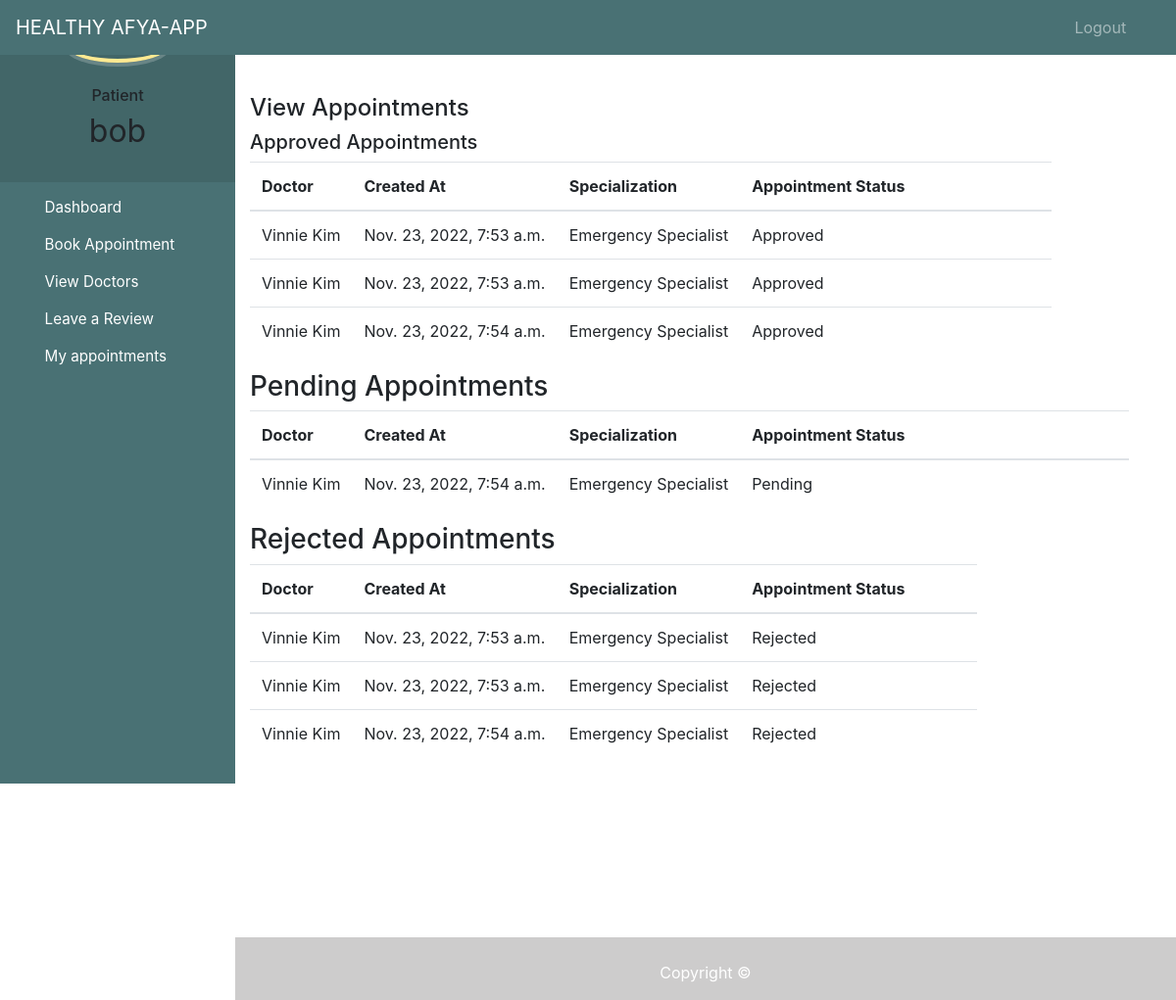
Screenshot of /view_all_appointments/ (signed in) with the database file from the repository.
### bookingapp/models.py (models this page shows, shortened)
class Appointment(models.Model):
    PENDING = 'Pending'
    APPROVED = 'Approved'
    REJECTED = 'Rejected'
    COMPLETED = 'Completed'
    CANCELLED = 'Cancelled'
    STATUS_CHOICES = [
        (PENDING, 'Pending'),
        (APPROVED, 'Approved'),
        (REJECTED, 'Rejected'),
        (COMPLETED, 'Completed'),
        (CANCELLED, 'Cancelled'),
    ]
    created_at = models.DateTimeField(auto_now_add=True)
    symptoms = models.TextField(null=True)
    appointment_date = models.DateField(null=True)
    status = models.CharField(max_length=255, choices=STATUS_CHOICES, default=PENDING)
    doctor = models.ForeignKey(Doctor, on_delete=models.CASCADE, related_name='doctor_info')
    user = models.ForeignKey(User, on_delete=models.CASCADE, related_name = 'user_info')

class Doctor(models.Model):
    CARD ='Cardiologist'
    DERMA = 'Dermatologist'
    EMERGE =  'Emergency Specialist'
    ALLERGY = 'Allergy Specialist'
    ANAE = 'Anesthesiologist'
    COLON = 'COlon and Rectal Surgeon'
    NORMAL = 'Consultant'
    SPECIALIZATION_CHOICES = [
        (CARD, 'Cardiologist'),
        (DERMA, 'Dermatologist'),
        (EMERGE, 'Emergency Specialist'),
        (ALLERGY, 'Allergy Specialist'),
        (ANAE, 'Anesthesiologist'),
        (COLON, 'COlon and Rectal Surgeon'),
        (NORMAL, 'Consultant'),
    ]
    user = models.OneToOneField(User, on_delete=models.CASCADE, related_name='doctor', null=True)
    age = models.IntegerField(null=True)
    phone = models.CharField(max_length=255)
    county = models.ForeignKey(County, on_delete=models.CASCADE, null=True)
    specialization = models.CharField(max_length=50,choices=SPECIALIZATION_CHOICES , null=True)
    biography = models.TextField(null=True, default='-')
    birth_date = models.DateField(null=True, blank=True)
    has_schedule = models.BooleanField(default=False)
    last_update = models.DateTimeField(auto_now = True)
    created_at = models.DateTimeField(auto_now_add = True)

### bookingapp/views.py (the view)
# urls.py: path('view_all_appointments/', views.view_all_appointments, name='view-_all-appointments'),
@login_required(login_url='/members/login_user/')
def view_all_appointments(request):
    user_status = User.objects.get(pk =request.user.pk)
    pending_appointments = Appointment.objects.filter(user=user_status , status='Pending')
    approved_appointments = Appointment.objects.filter(user=user_status , status='Approved')
    rejected_appointments = Appointment.objects.filter(user=user_status , status='Rejected')
    context = {
        'pending_appointments': pending_appointments,
        'approved_appointments': approved_appointments,
        'rejected_appointments': rejected_appointments,
        }
    return render(request, 'patient/view_all_appointments.html', context=context)

### bookingapp/templates/patient/view_all_appointments.html (shortened to what this page needs)
{% extends 'patient/dashboard.html' %}
{% block content %}
<!DOCTYPE html>
<html lang="en">
<head>
</head>
<body>
    <br>
<section class="page--section">
    <div class="container">
        <h4 class="page--header">View Appointments</h4>
    </div>
    <div class="container table">
        <h5 class="table--titles">Approved Appointments</h5>
        <table class="t--style">
            <thead>
                <tr>
                    <th>Doctor</th>
                    <th>Created At</th>
                    <th>Specialization</th>
                    <th>Appointment Status</th>
                    <th> </th>
                    <th> </th>
                </tr>
            </thead>
            <tbody>
                {% for appointments in approved_appointments %}
                <tr>
                    <td class="td-normal">{{appointments.doctor.user.first_name}} {{appointments.doctor.user.last_name}}</td>
                    <td class="td-normal">{{appointments.created_at}}</td>
                    <td class="td-normal">{{appointments.doctor.specialization}}</td>
                    <td class="td-normal">{{appointments.status}}</td>
                    <td class="link-align"><a href="" class="btn--full">View</a></td>
                    <td class="link-align"><a href="" class="btn--cancel">Cancel</a></td>
                </tr>
                {% endfor %}
            </tbody>
        </table>
    </div>
    <div class="container table">
        <h3 class="table--titles">Pending Appointments</h3>
        <table class="t--style">
            <thead>
                <tr>
                    <th>Doctor</th>
                    <th>Created At</th>
                    <th>Specialization</th>
                    <th>Appointment Status</th>
                    <th> </th>
                    <th> </th>
                    <th> </th>
                </tr>
            </thead>
            <tbody>
                {% for appointments in pending_appointments %}
                <tr>
                    <td class="td-normal">{{appointments.doctor.user.first_name}} {{appointments.doctor.user.last_name}}</td>
                    <td class="td-normal">{{appointments.created_at}}</td>
                    <td class="td-normal">{{appointments.doctor.specialization}}</td>
                    <td class="td-normal">{{appointments.status}}</td>
                    <td class="link-align"><a href="" class="btn--full">View</a></td>
                    <td class="link-align"><a href="" class="btn--update">Update</a></td>
                    <td class="link-align"><a href="" class="btn--cancel">Cancel</a></td>
                </tr>
                {% endfor %}
            </tbody>
        </table>
    </div>
    <div class="container table">
        <h3 class="table--titles">Rejected Appointments</h3>
        <table class="t--style">
            <thead>
                <tr>
                    <th>Doctor</th>
                    <th>Created At</th>
                    <th>Specialization</th>
                    <th>Appointment Status</th>
                    <th> </th>
                </tr>
            </thead>
            <tbody>
                {% for appointments in rejected_appointments %}
                <tr>
                    <td class="td-normal">{{appointments.doctor.user.first_name}} {{appointments.doctor.user.last_name}}</td>
                    <td class="td-normal">{{appointments.created_at}}</td>
                    <td class="td-normal">{{appointments.doctor.specialization}}</td>
                    <td class="td-normal">{{appointments.status}}</td>
                    <td class="link-align"><a href="" class="btn--full">View</a></td>
                </tr>
                {% endfor %}
            </tbody>
        </table>
    </div>
</section>
</body>
</html>
{% endblock %}

### bookingapp/templates/patient/dashboard.html (shortened to what this page needs)
<!DOCTYPE html>
{% load static %}
<html lang="en">
<head>
  <link rel="stylesheet" href="https://stackpath.bootstrapcdn.com/bootstrap/4.3.1/css/bootstrap.min.css">
  <link rel="stylesheet" href="https://maxcdn.bootstrapcdn.com/font-awesome/4.7.0/css/font-awesome.min.css">
</head>
<body>
  <nav class="menu" tabindex="0">
    <header class="avatar">
      <br><br>
      <h6>Patient</h6>
      <h2>{{request.user.first_name}}</h2>
    </header>
    <ul>
      <li tabindex="0" class="icon-dashboard"> <a style="color:white; text-decoration:none;" href="{% url 'dashboard-content' %}"><span>Dashboard</span></a> </li>
      <li tabindex="0" class="icon-calendar"> <a style="color:white; text-decoration:none;" href="{% url 'book-appointment' %}"><span>Book Appointment</span></a></li>
      <li tabindex="0" class="icon-calendar"> <a style="color:white; text-decoration:none;" href="{% url 'all-doctors' %}"><span>View Doctors</span></a></li>
      <li tabindex="0" class="icon-calendar"> <a style="color:white; text-decoration:none;" href="{% url 'patient-reviews' %}"><span>Leave a Review</span></a></li>
      <li tabindex="0" class="icon-users"> <a style="color:white; text-decoration:none;" href="{% url 'view-_all-appointments' %} "><span>My appointments</span></a></li>
    </ul>
  </nav>
  <main>
    <div class="bs-example">
      <nav class="navbar navbar-expand-md  navbar-dark fixed-top" style="background:#497174;">
        <a href="#" class="navbar-brand">HEALTHY AFYA-APP</a>
        <div class="collapse navbar-collapse justify-content-between" id="navbarCollapse">
          <div class="navbar-nav" style=" margin-left: 90%;">
            <a href="{% url 'logout' %}" class="nav-item nav-link">Logout</a>
          </div>
        </div>
      </nav>
    </div>
    <br><br>
    {% block content %}
    {% endblock content %}
    <br><br><br><br><br><br><br>
    <footer>
      <br>
      <div class="container">
        <div class="row">
          <div class="col-md-12 col-sm-12">
            <div style="color:#ffffff;" class="wow fadeInUp footer-copyright">
              <p>
                Copyright &copy;  </p>
            </div>
          </div>
        </div>
      </div>
    </footer>
  </main>
</body>
</html>

### rows the page displays
Appointment: doctor.user.first_name "Vinnie", doctor.user.last_name "Kim", created_at "Nov. 23, 2022, 7:53 a.m.", doctor.specialization "Emergency Specialist", status "Approved"
Appointment: doctor.user.first_name "Vinnie", doctor.user.last_name "Kim", created_at "Nov. 23, 2022, 7:53 a.m.", doctor.specialization "Emergency Specialist", status "Approved"
Appointment: doctor.user.first_name "Vinnie", doctor.user.last_name "Kim", created_at "Nov. 23, 2022, 7:54 a.m.", doctor.specialization "Emergency Specialist", status "Approved"
Appointment: doctor.user.first_name "Vinnie", doctor.user.last_name "Kim", created_at "Nov. 23, 2022, 7:54 a.m.", doctor.specialization "Emergency Specialist", status "Pending"
Appointment: doctor.user.first_name "Vinnie", doctor.user.last_name "Kim", created_at "Nov. 23, 2022, 7:53 a.m.", doctor.specialization "Emergency Specialist", status "Rejected"
Appointment: doctor.user.first_name "Vinnie", doctor.user.last_name "Kim", created_at "Nov. 23, 2022, 7:53 a.m.", doctor.specialization "Emergency Specialist", status "Rejected"
Appointment: doctor.user.first_name "Vinnie", doctor.user.last_name "Kim", created_at "Nov. 23, 2022, 7:54 a.m.", doctor.specialization "Emergency Specialist", status "Rejected"

### other values shown
{{ request.user.first_name }} "bob"
